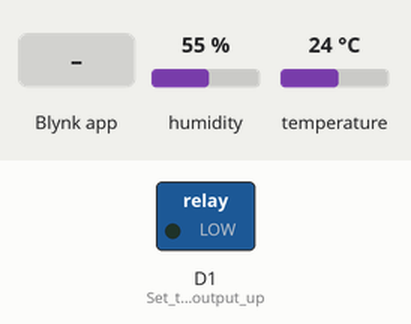
This sketch was run on a simulated ESP8266 (NodeMCU). Shown: switched loads named in the sketch (green lamp = pin HIGH). Inputs (shaded band) come from the test bench; at power-on: humidity 55 %, temperature 24 °C. WiFi joins after 1.5 s; servers stay silent unless stated; what the sketch prints to the serial monitor is not drawn.

Above: at 3.0 s.
3.1 s: humidity set to 59 %
13.3 s: humidity set to 63 %
At 18.0 s:
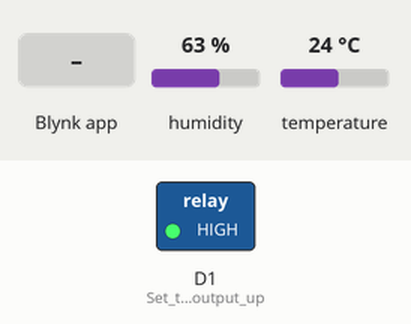
20.3 s: Blynk app writes 0 to V0
At 20.9 s:
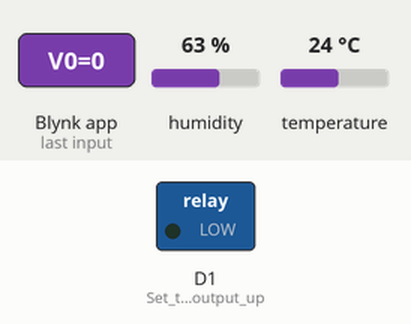
Timing chart, 0 to 23.3 s (numbered marks = the images above; inputs shaded):
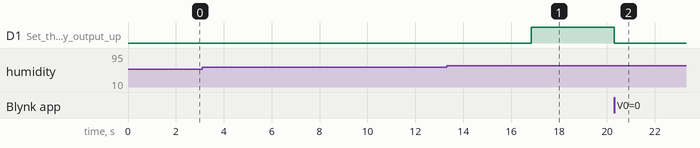

The sketch:

Automatic_Bathroom_Sensor_fan_online.ino
```cpp
/* Comment this out to disable prints and save space */
#define BLYNK_PRINT Serial

#include <ESP8266WiFi.h>
#include <BlynkSimpleEsp8266.h>
#include <SimpleTimer.h>
#include <DHT.h>

char auth[] = "#########";

// Your WiFi credentials.
// Set password to "" for open networks.
char ssid[] = "#######";
char pass[] = "########";

/////////////3/////////////
// Setting up the pin and DHT version
#define DHTTYPE DHT11   // DHT Shield uses DHT 11
#define DHTPIN D4       // DHT Shield uses pin D4
DHT dht(DHTPIN, DHTTYPE);

// Set Colors of LEDs
/* Not currently used
//Widget Colors

#define BLYNK_Green     "#23C48E"
#define BLYNK_Blue      "#04C0F8"
#define BLYNK_Red       "#D3435C"
*/
//Set up of the Humiditly LED & override LED
//these are software LEDs in app
WidgetLED humLED(V1);
WidgetLED overrideLED(V2);

//this timer is used for the blynk app/server and to call data from the sensor
BlynkTimer timer;
//this timer is used to shut off the fan after a cer
SimpleTimer overrideShutOffTimer;


/////////////4/////////////
//Sensor varables
float h = 0;
float t = 0;

//Fan varables
int fanState = 0;
bool fanOverride = false;

// countdown variables and timer
int CountdownRemain;
int CountdownTimer;


/////////////5/////////////
// this funtion gets the data from the sensro and send it to the blynk server for you to see on the app
void sendSensor()
{
  h = dht.readHumidity();
  t = dht.readTemperature(true); // or dht.readTemperature(true) for Fahrenheit

  if (isnan(h) || isnan(t)) {
    Serial.println("Failed to read from DHT sensor!");
    return;
  }
  // You can send any value at any time.
  // Please don't send more that 10 values per second.
  int hAsInt = int(h); // converts to int removing unessisary decimal points
  int tAsInt = int(t);
  Blynk.virtualWrite(V5, hAsInt);
  Blynk.virtualWrite(V6, tAsInt);
  fanControl();
}

/////////////6/////////////
// Fan Override Button
BLYNK_WRITE(V0)
{
  int buttonState = param.asInt();
/*Debug
Serial.print("button pressed: ");
Serial.println(buttonState);
*/
  if(buttonState == 1){
    fanState = 1;
    fanOverride = true;
    overrideLED.on();
    CountdownRemain = 600;
    overrideShutOffTimer.enable(CountdownTimer);
/*Debug
Serial.print("button State: ");
Serial.print(buttonState);
Serial.print(" fan State: ");
Serial.print(fanState);
Serial.print(" fan override: ");
Serial.println(fanOverride);
*/
  }else{
    fanState = 0;
    fanOverride = true;
    CountdownRemain = 600;
    overrideShutOffTimer.enable(CountdownTimer);
    overrideLED.on();

/*Debug
Serial.print("button State: ");
Serial.print(buttonState);
Serial.print(" fan State: ");
Serial.print(fanState);
Serial.print(" fan override: ");
Serial.println(fanOverride);
*/
  }
    fanControl();
}
/////////////7/////////////
void fanControl()
{
    if(h > 60 && fanOverride != true){
      fanState = 1; //ON
      Blynk.virtualWrite(V0, fanState);
      humLED.on();
Serial.print("over 60H, ");
    }
    else if(h < 50 && fanOverride != true){
      fanState = 0; //OFF
      Blynk.virtualWrite(V0, fanState);
      humLED.off();
Serial.print("less than 50H, ");
    }
    else{
Serial.print("fan override, ");
    }
    digitalWrite(D1, fanState);
/* Debug
Serial.print(" fan State: ");
Serial.print(fanState);
Serial.print(" fan override: ");
Serial.println(fanOverride);
*/
}
void CountdownTimerFunction() {
Serial.print("countdown function called ");
  CountdownRemain--; // remove 1 every second
Serial.println(CountdownRemain);
  Blynk.virtualWrite(V3, CountdownRemain);
  if (!CountdownRemain) { // check if CountdownRemain == 0/FALSE/LOW
    overrideShutOffTimer.disable(CountdownTimer); // if 0 stop timer
    CountdownRemain = 600;
    fanOverride = false;
    overrideLED.off();
/*Debug
Serial.println("counter if");
*/
  } else {
    //manLED.off();
Serial.println("counter else");
  }
}
void setup()
{
  // Debug console
  Serial.begin(9600);
  pinMode(D1, OUTPUT); // Set the relay output up
  Blynk.begin(auth, ssid, pass);
   // Setup a function to be called every 5 seconds
  timer.setInterval(5000L, sendSensor);
  //Shut off the manual over ride
  CountdownTimer = overrideShutOffTimer.setInterval(1000L, CountdownTimerFunction);
  overrideShutOffTimer.disable(CountdownTimer);
}
void loop()
{
  Blynk.run();
  timer.run();
  overrideShutOffTimer.run();
}
```

Measured:
- the behaviour switches between 60 and 61 % on humidity (found by bisection; images 0 and 1)
- after the input at 3.1 s, every drawn part: stays the same
- after the input at 13.3 s, D1 (Set_the_relay_output_up): LOW → HIGH after 3.5 s
- after the input at 20.3 s, D1 (Set_the_relay_output_up): HIGH → LOW at once
